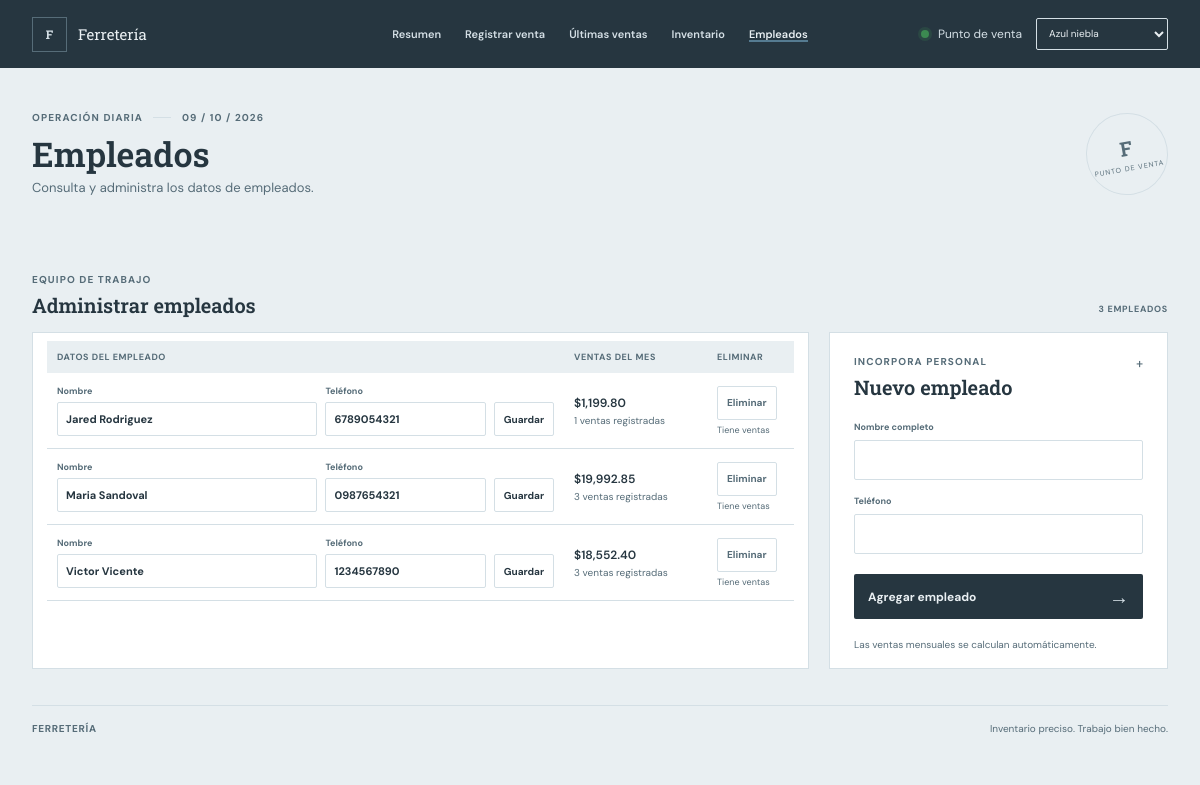
The app's page /?pagina=empleados with its own data.
### tables this page shows
CREATE TABLE `empleados` (
  `id_empleado` int(11) NOT NULL,
  `nombre` varchar(75) DEFAULT NULL,
  `telefono` varchar(10) DEFAULT NULL,
  `ventas_mensuales` decimal(10,2) DEFAULT 0.00
);

### index.php (the view, shortened to what this page needs)
<?php
$settings = require __DIR__ . '/config.php';
function escape(string $value): string
{
    return htmlspecialchars($value, ENT_QUOTES, 'UTF-8');
}
$pageDefinitions = [
    'resumen' => ['title' => 'Resumen', 'description' => 'Actividad y ventas del día.'],
    'ventas' => ['title' => 'Registrar venta', 'description' => 'Busca productos y registra una venta con varios artículos.'],
    'historial' => ['title' => 'Últimas ventas', 'description' => 'Consulta tickets, productos y cantidades vendidos.'],
    'inventario' => ['title' => 'Inventario', 'description' => 'Administra productos, precios y existencias.'],
    'empleados' => ['title' => 'Empleados', 'description' => 'Consulta y administra los datos de empleados.'],
];
$currentPage = $_GET['pagina'] ?? 'resumen';
$currentPageInfo = $pageDefinitions[$currentPage];
$connectionError = null;
$employees = [];
try {
    $pdo = new PDO(
        "mysql:host={$settings['host']};dbname={$settings['database']};charset=utf8mb4",
        $settings['username'],
        $settings['password'],
        [
            PDO::ATTR_ERRMODE => PDO::ERRMODE_EXCEPTION,
            PDO::ATTR_DEFAULT_FETCH_MODE => PDO::FETCH_ASSOC,
            PDO::ATTR_EMULATE_PREPARES => false,
        ]
    );
    $employees = $pdo->query(
        'SELECT e.id_empleado, e.nombre, e.telefono, e.ventas_mensuales, COUNT(v.id_venta) AS cantidad_ventas
         FROM empleados e
         LEFT JOIN ventas v ON v.id_empleado = e.id_empleado
         GROUP BY e.id_empleado, e.nombre, e.telefono, e.ventas_mensuales
         ORDER BY e.nombre'
    )->fetchAll();
} catch (Throwable $exception) {
    $connectionError = 'No se pudo conectar con la base de datos "ferreteria". Revisa que MariaDB esté activo y que los datos de conexión en config.php sean correctos.';
}
?>
<!doctype html>
<html lang="es">
<head>
    <link rel="stylesheet" href="styles.css">
</head>
<body>
    <header class="topbar">
        <a class="brand" href="?pagina=resumen" aria-label="Ferretería, inicio">
            <span class="brand-mark" aria-hidden="true">F</span>
            <span class="brand-name">Ferretería</span>
        </a>
        <?php if (!$connectionError): ?>
            <nav class="site-nav" aria-label="Secciones de la página">
                <div class="site-nav-inner">
                    <a href="?pagina=resumen" <?= $currentPage === 'resumen' ? 'aria-current="page"' : '' ?>>Resumen</a>
                    <a href="?pagina=ventas" <?= $currentPage === 'ventas' ? 'aria-current="page"' : '' ?>>Registrar venta</a>
                    <a href="?pagina=historial" <?= $currentPage === 'historial' ? 'aria-current="page"' : '' ?>>Últimas ventas</a>
                    <a href="?pagina=inventario" <?= $currentPage === 'inventario' ? 'aria-current="page"' : '' ?>>Inventario</a>
                    <a href="?pagina=empleados" <?= $currentPage === 'empleados' ? 'aria-current="page"' : '' ?>>Empleados</a>
                </div>
            </nav>
        <?php endif; ?>
        <div class="topbar-tools">
            <span class="topbar-label"><span class="status-dot"></span> Punto de venta</span>
            <label class="theme-picker">
                <select id="theme-select" aria-label="Tema de color">
                    <option value="azul-niebla">Azul niebla</option>
                </select>
            </label>
        </div>
    </header>
    <main class="page-shell">
        <section class="page-heading" aria-labelledby="page-title">
            <div>
                <p class="eyebrow">OPERACIÓN DIARIA <span></span> <?= escape(date('d / m / Y')) ?></p>
                <h1 id="page-title"><?= escape($currentPageInfo['title']) ?></h1>
                <p class="heading-copy"><?= escape($currentPageInfo['description']) ?></p>
            </div>
            <div class="heading-stamp" aria-hidden="true">
                <span>F</span>
                <small>PUNTO DE VENTA</small>
            </div>
        </section>
        <?php if (!$connectionError): ?>
            <?php if ($currentPage === 'empleados'): ?>
            <section class="employee-section" id="empleados" aria-labelledby="employee-title">
                <div class="inventory-heading">
                    <div>
                        <p class="eyebrow">EQUIPO DE TRABAJO</p>
                        <h2 id="employee-title">Administrar empleados</h2>
                    </div>
                    <span class="panel-index"><?= count($employees) ?> EMPLEADOS</span>
                </div>
                <div class="employee-grid">
                    <section class="employee-list-panel" aria-label="Empleados registrados">
                        <?php if (!$employees): ?>
                            <p class="empty-state">Aún no hay empleados. Agrega el primero con el formulario.</p>
                        <?php else: ?>
                            <div class="table-wrap">
                                <table class="employee-table">
                                    <thead>
                                        <tr>
                                            <th>DATOS DEL EMPLEADO</th>
                                            <th>VENTAS DEL MES</th>
                                            <th>ELIMINAR</th>
                                        </tr>
                                    </thead>
                                    <tbody>
                                        <?php foreach ($employees as $employee): ?>
                                            <tr>
                                                <td>
                                                    <form method="post" class="employee-edit-form">
                                                        <label>
                                                            <span>Nombre</span>
                                                            <input type="text" name="nombre" maxlength="75" value="<?= escape($employee['nombre'] ?? '') ?>" required>
                                                        </label>
                                                        <label>
                                                            <span>Teléfono</span>
                                                            <input type="tel" name="telefono" maxlength="10" pattern="[0-9]{0,10}" inputmode="numeric" value="<?= escape((string) ($employee['telefono'] ?? '')) ?>">
                                                        </label>
                                                        <button class="employee-save-button" type="submit">Guardar</button>
                                                    </form>
                                                </td>
                                                <td>
                                                    <strong class="employee-sales">$<?= number_format((float) $employee['ventas_mensuales'], 2) ?></strong>
                                                    <span class="row-subtitle"><?= (int) $employee['cantidad_ventas'] ?> ventas registradas</span>
                                                </td>
                                                <td>
                                                    <form method="post" class="employee-delete-form">
                                                        <button class="employee-delete-button" type="submit" <?= (int) $employee['cantidad_ventas'] > 0 ? 'disabled' : '' ?>>Eliminar</button>
                                                        <?php if ((int) $employee['cantidad_ventas'] > 0): ?>
                                                            <span class="employee-lock-note">Tiene ventas</span>
                                                        <?php endif; ?>
                                                    </form>
                                                </td>
                                            </tr>
                                        <?php endforeach; ?>
                                    </tbody>
                                </table>
                            </div>
                        <?php endif; ?>
                    </section>
                    <section class="new-employee-panel" aria-labelledby="new-employee-title">
                        <div class="section-heading">
                            <div>
                                <p class="eyebrow">INCORPORA PERSONAL</p>
                                <h2 id="new-employee-title">Nuevo empleado</h2>
                            </div>
                            <span class="panel-index">+</span>
                        </div>
                        <form method="post" class="new-employee-form">
                            <label for="nuevo-empleado-nombre">Nombre completo</label>
                            <input id="nuevo-empleado-nombre" type="text" name="nombre" maxlength="75" autocomplete="name" required>
                            <label for="nuevo-empleado-telefono">Teléfono</label>
                            <input id="nuevo-empleado-telefono" type="tel" name="telefono" maxlength="10" pattern="[0-9]{0,10}" inputmode="numeric" autocomplete="tel">
                            <button class="submit-button" type="submit">
                                <span>Agregar empleado</span>
                                <span class="button-arrow" aria-hidden="true">&#8594;</span>
                            </button>
                        </form>
                        <div class="panel-footnote">Las ventas mensuales se calculan automáticamente.</div>
                    </section>
                </div>
            </section>
            <?php endif; ?>
        <?php endif; ?>
    </main>
    <footer class="site-footer">
        <span>FERRETERÍA</span>
        <span>Inventario preciso. Trabajo bien hecho.</span>
    </footer>
</body>
</html>

### records on screen
empleados: nombre "Jared Rodriguez", telefono "6789054321", ventas_mensuales "1,199.80", cantidad_ventas "1"
empleados: nombre "Maria Sandoval", telefono "0987654321", ventas_mensuales "19,992.85", cantidad_ventas "3"
empleados: nombre "Victor Vicente", telefono "1234567890", ventas_mensuales "18,552.40", cantidad_ventas "3"

### other values on screen
$currentPageInfo['title'] "Empleados"
$currentPageInfo['description'] "Consulta y administra los datos de empleados."
count($employees) "3"
